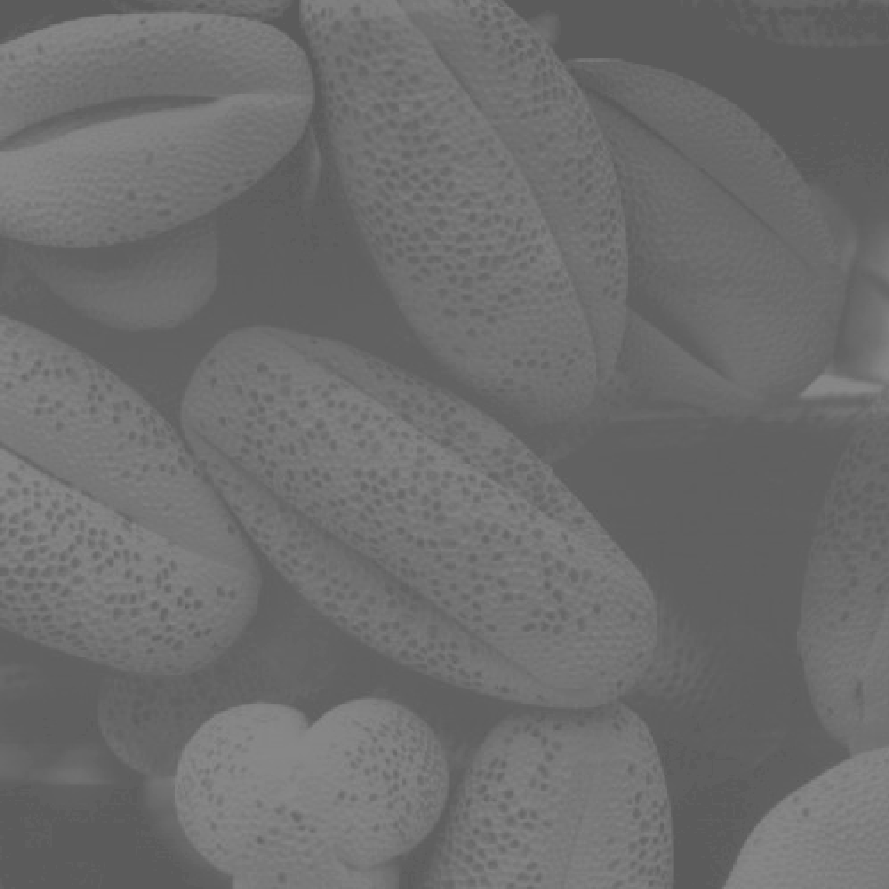
#> input picture Pixel Operations/keodan_dau.tif, 889 x 889 px
$ python Threshold.py
#> lines starting #> are read from the running program, lines starting #| are printed output that depends on the picture; after the words box and inside, x2 and y2 are one past the last pixel; in counts of white or black regions, pixels touching at a corner belong together
import cv2 as cv
import matplotlib.pyplot as plt

def threshold(img, th):
    return img > th

def show_image():
    fig = plt.figure(figsize=(16, 9))
    ax1, ax2 = fig.subplots(1, 2)

    img = cv.imread('keodan_dau.tif', 0)
#> img is the input picture: shape (889, 889); min 91, max 138, mean 109.1
    ax1.imshow(img, cmap='gray')
    ax1.set_title("Original")

    reverse_img = threshold(img, 117)
#> in threshold, `return img > th`:
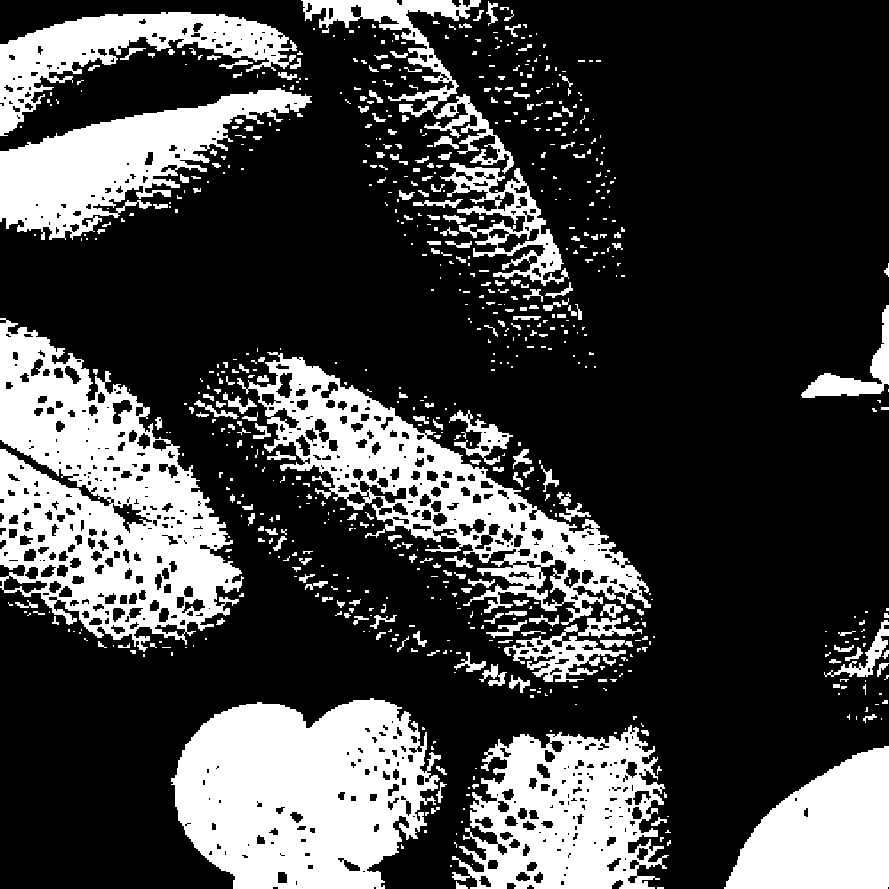
#> returned value: shape (889, 889) bool; 26.3% white; 760 white regions (504 under 20 px), largest, box (x1, y1, x2, y2) and area: (0, 318, 244, 652) 40653, (171, 698, 441, 889) 37959, (237, 352, 651, 625) 26528
    ax2.imshow(reverse_img, cmap='gray')
    ax2.set_title("Threshold")
    plt.show()
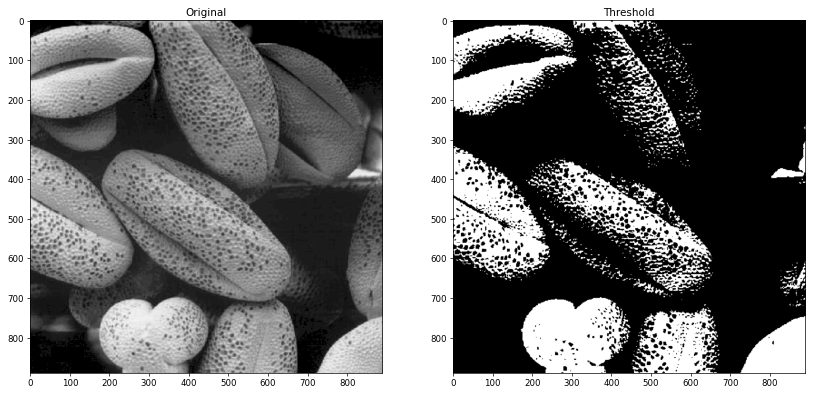
#> figure drawn by matplotlib, 2 panels

if __name__ == '__main__':
    show_image()
